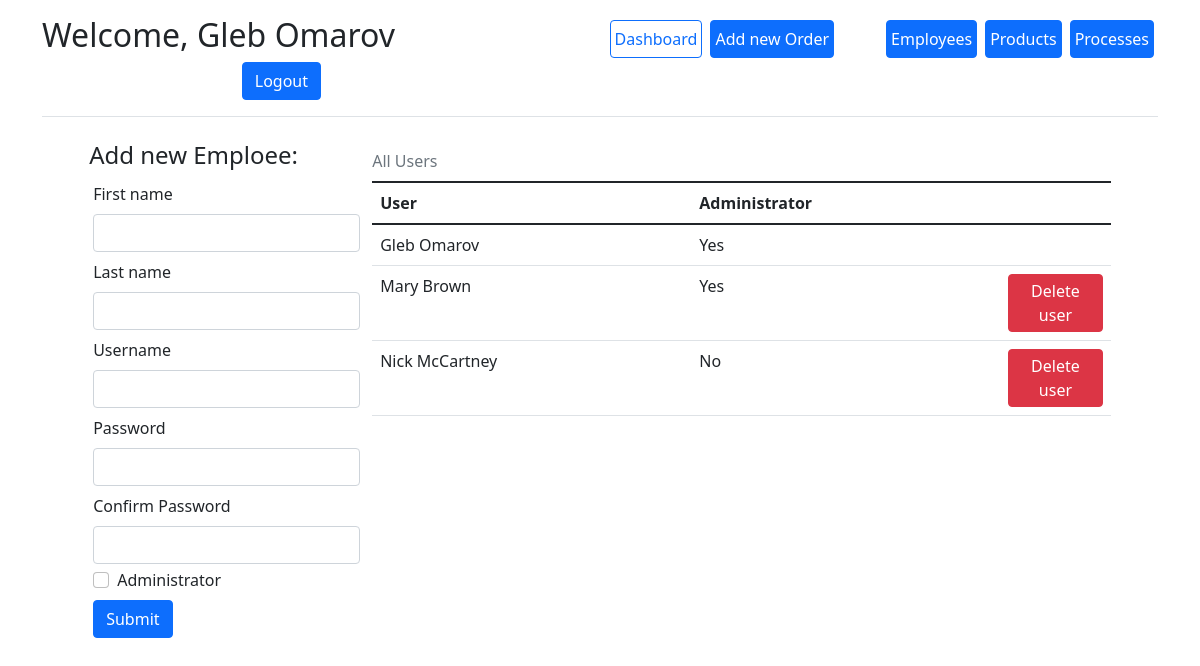
Before: /add_user (signed in) with the older database file.
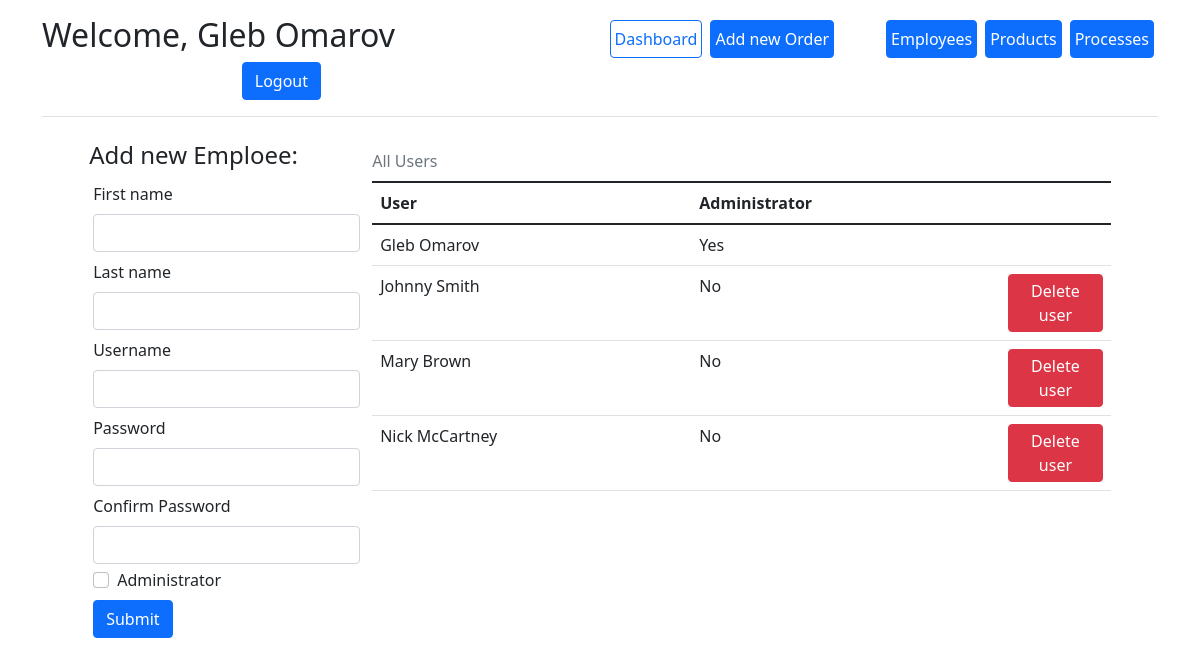
After: the same page with the newer database file.
### app/models.py (models this page shows)
class Employee(db.Model, UserMixin):
    id = db.Column(db.Integer, primary_key=True, nullable=False, autoincrement=True)
    first_name = db.Column("First name", db.String)
    last_name = db.Column("Last name", db.String)
    user_name = db.Column("Username", db.String, unique=True)
    password = db.Column("Password", db.String)
    admin = db.Column("Administrator", db.Boolean, default=False)
    processes = db.relationship('Process', backref='employee', lazy='dynamic')

### app/routes.py (the view)
@process_app.route('/add_user')
@login_required
def add_user():
    if not current_user.admin:
        return redirect(url_for('login'))
    form = AddEmployee()
    table = models.Employee.query.all()
    return render_template('add_user.html', form=form, table=table)

### app/forms.py
class AddEmployee(FlaskForm):
    first_name = StringField("First name", validators=[InputRequired()])
    last_name = StringField("Last name", validators=[InputRequired()])
    user_name = StringField("Username", validators=[InputRequired()])
    password = PasswordField("Password", validators=[InputRequired(),
                                                     EqualTo('password_confirm', message='Passwords must match')])
    password_confirm = PasswordField("Confirm Password", validators=[InputRequired()])
    admin = BooleanField("Administrator")
    submit = SubmitField()

### app/__init__.py (called while the page is built)
@login_manager.user_loader
def load_user(user_id):
    return Employee.query.get(int(user_id))

### app/templates/add_user.html (shortened to what this page needs)
{% extends "base.html" %}
{% block content %}
<div class="container">
    <div class="row g-3 justify-content-md-center">
        <form action="" method="post" class="col-3">
            <h4>Add new Emploee:</h4>
            {% for field in form if field.name not in ("csrf_token", "submit", "admin") %}
            {{ field.label(class="m-1") }}
            {{ field(class="form-control m-1") }}
            {% endfor %}
            <div class="form-check  m-1">
                <input class="form-check-input" type="checkbox" name="admin" id="cbx_admin">
                <label class="form-check-label" for="cbx_admin">Administrator</label>
            </div>
            {{ form.submit(class="btn btn-primary m-1") }}
        </form>
        <div class="col-8">
            <table class="table table-hover">
                <caption class="caption-top test-center">All Users</caption>
                <thead>
                <tr>
                    <th scope="col">User</th>
                    <th scope="col">Administrator</th>
                    <th scope="col" style="width:15%;"></th>
                </tr>
                </thead>
                <tbody>
                {% for user in table %}
                <tr>
                    <td>{{ user.first_name }} {{ user.last_name }}</td>
                    <td>
                        {% if user.admin %} Yes {% else %} No {% endif %}
                    </td>
                    <td>
                        {% if user.id > 1 %}
                        <a href="{{ url_for('remove_user', user_id=user.id) }}" class="btn btn-danger p-1">Delete user</a>
                        {% endif %}
                    </td>
                </tr>
                {% endfor %}
                </tbody>
            </table>
        </div>
    </div>
</div>
{% endblock %}

### app/templates/navbar.html
<div class="container">
    <header class="d-flex flex-wrap align-items-center justify-content-center justify-content-md-between py-3 mb-4 border-bottom">
    {% if current_user.is_authenticated %}
    <h2>Welcome, {{ current_user.first_name}} {{ current_user.last_name}}</h2>
    {% endif %}
    {% if current_user.is_authenticated and current_user.admin %}
    <ul class="nav col-12 col-md-auto mb-2 justify-content-center mb-md-0">
        <li><a href="{{ url_for('dashboard') }}" class="px-1 mx-1 btn btn-outline-primary">Dashboard</a></li>
        <li><a href="{{ url_for('add_order') }}" class="px-1 ms-1 me-5 btn btn-primary">Add new Order</a></li>
        <li><a href="{{ url_for('add_user') }}" class="px-1 mx-1 btn btn-primary">Employees</a></li>
        <li><a href="{{ url_for('add_product') }}" class="px-1 mx-1 btn btn-primary">Products</a></li>
        <li><a href="{{ url_for('add_process') }}" class="px-1 mx-1 btn btn-primary">Processes</a></li>
    </ul>
    {% endif %}
    <div class="col-md-3 text-end">
        {% if current_user.is_authenticated %}
        <a href="{{ url_for('logout') }}" class="btn btn-primary">Logout</a>
        {% else %}
        <a href="{{ url_for('login') }}" class="btn btn-outline-primary me-2">Login</a>
        {% endif %}
    </div>
</header>
</div>

Changed rows visible on the page:
added Employee: first_name "Johnny", last_name "Smith", Administrator "No"
changed Employee "Mary": Administrator "Yes" → "No"
